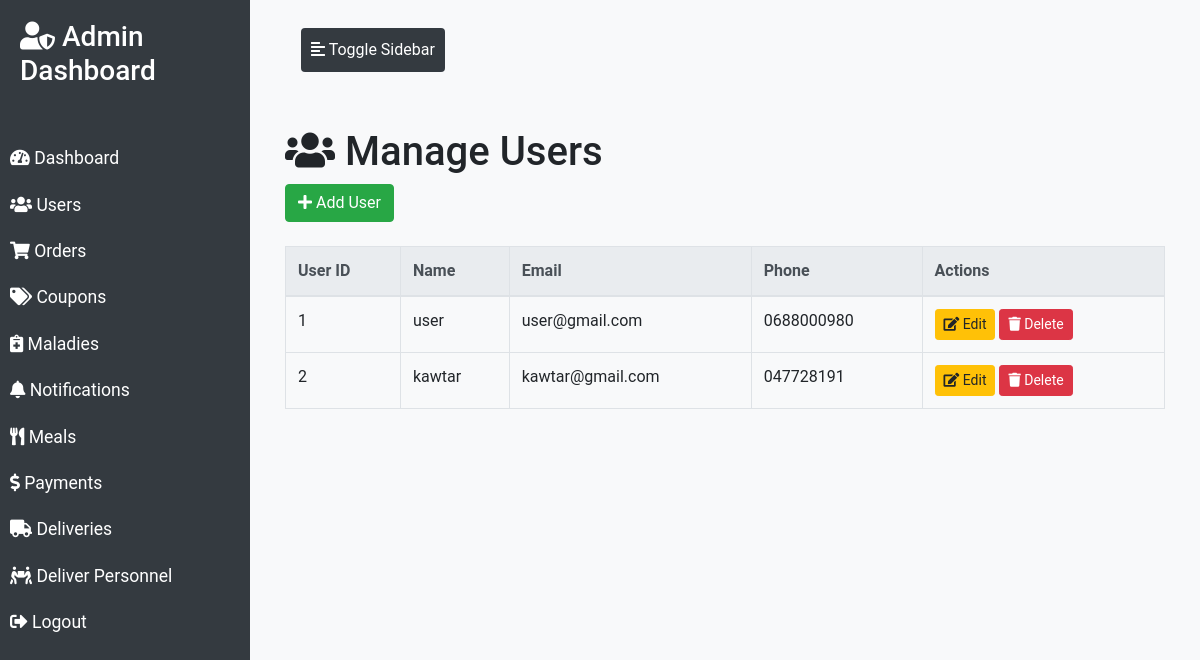
Before: /users.php (signed in) with the older database file.
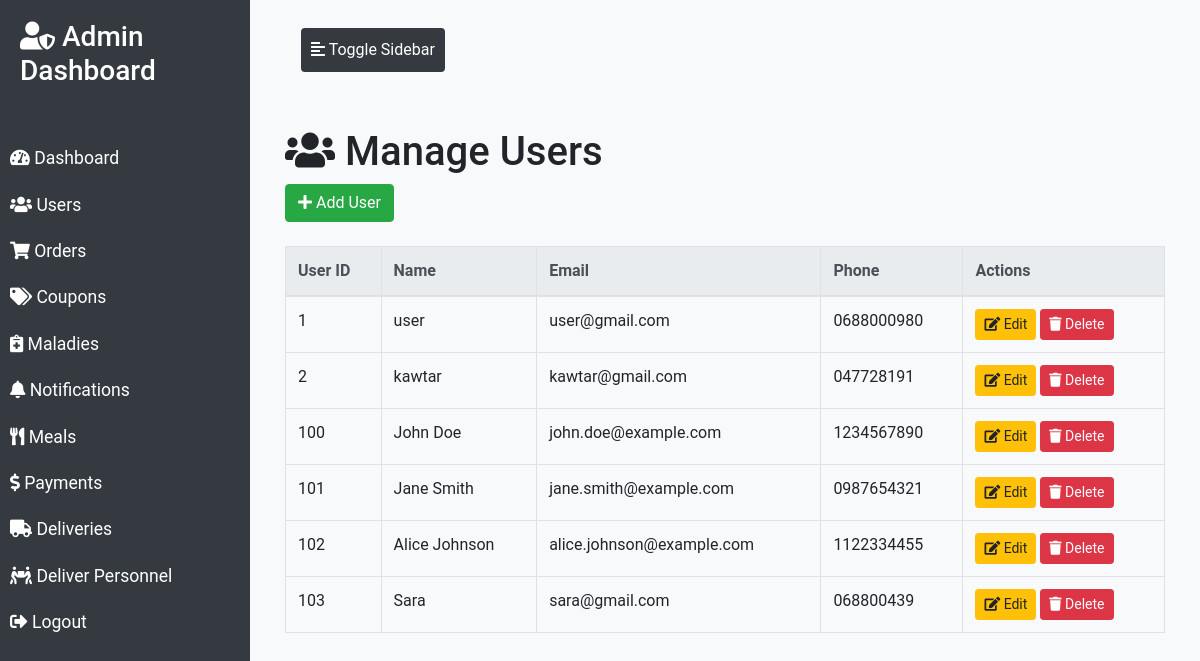
After: the same page with the newer database file.
### tables this page shows
CREATE TABLE `users` (
  `user_id` int(11) NOT NULL,
  `name` varchar(100) DEFAULT NULL,
  `email` varchar(100) DEFAULT NULL,
  `password` varchar(255) DEFAULT NULL,
  `malady_id` int(11) DEFAULT NULL,
  `address_id` int(11) DEFAULT NULL,
  `phone` varchar(15) DEFAULT NULL,
  `created_at` timestamp NOT NULL DEFAULT CURRENT_TIMESTAMP,
  `updated_at` timestamp NOT NULL DEFAULT CURRENT_TIMESTAMP ON UPDATE CURRENT_TIMESTAMP
);

### users.php (the view, shortened to what this page needs)
<?php
require 'config/db.php';
$sql = "SELECT * FROM users";
$result = $conn->query($sql);
?>
<!DOCTYPE html>
<html lang="en">
<head>
    <link rel="stylesheet" href="https://maxcdn.bootstrapcdn.com/bootstrap/4.5.2/css/bootstrap.min.css">
    <link rel="stylesheet" href="https://cdnjs.cloudflare.com/ajax/libs/font-awesome/5.15.4/css/all.min.css">
</head>
<body>
<div class="wrapper">
    <nav id="sidebar">
        <div class="sidebar-header">
            <h3><i class="fas fa-user-shield"></i> Admin Dashboard</h3>
        </div>
        <ul class="list-unstyled components">
            <li><a href="dashboard.php"><i class="fas fa-tachometer-alt"></i> Dashboard</a></li>
            <li><a href="users.php"><i class="fas fa-users"></i> Users</a></li>
            <li><a href="orders.php"><i class="fas fa-shopping-cart"></i> Orders</a></li>
            <li><a href="coupons.php"><i class="fas fa-tags"></i> Coupons</a></li>
            <li><a href="maladies.php"><i class="fas fa-notes-medical"></i> Maladies</a></li>
            <li><a href="notifications.php"><i class="fas fa-bell"></i> Notifications</a></li>
            <li><a href="meals.php"><i class="fas fa-utensils"></i> Meals</a></li>
            <li><a href="payments.php"><i class="fas fa-dollar-sign"></i> Payments</a></li>
            <li><a href="deliveries.php"><i class="fas fa-truck"></i> Deliveries</a></li>
            <li><a href="delivers.php"><i class="fas fa-people-carry"></i> Deliver Personnel</a></li>
            <li><a href="logout.php"><i class="fas fa-sign-out-alt"></i> Logout</a></li>
        </ul>
    </nav>
    <div id="content">
        <nav class="navbar navbar-expand-lg navbar-light bg-light">
            <div class="container-fluid">
                <button type="button" id="sidebarCollapse" class="btn btn-info">
                    <i class="fas fa-align-left"></i>
                    <span>Toggle Sidebar</span>
                </button>
            </div>
        </nav>
        <div class="container mt-5">
            <h1><i class="fas fa-users"></i> Manage Users</h1>
            <button class="btn btn-success mb-4" data-toggle="modal" data-target="#addUserModal"><i class="fas fa-plus"></i> Add User</button>
            <table class="table table-bordered">
                <thead class="thead-light">
                    <tr>
                        <th>User ID</th>
                        <th>Name</th>
                        <th>Email</th>
                        <th>Phone</th>
                        <th>Actions</th>
                    </tr>
                </thead>
                <tbody>
                    <?php while ($row = $result->fetch_assoc()): ?>
                        <tr>
                            <td><?php echo $row['user_id']; ?></td>
                            <td><?php echo $row['name']; ?></td>
                            <td><?php echo $row['email']; ?></td>
                            <td><?php echo $row['phone']; ?></td>
                            <td>
                                <button class="btn btn-sm btn-warning" data-toggle="modal" data-target="#editUserModal<?php echo $row['user_id']; ?>"><i class="fas fa-edit"></i> Edit</button>
                                <a href="users.php?delete_user=<?php echo $row['user_id']; ?>" class="btn btn-sm btn-danger"><i class="fas fa-trash"></i> Delete</a>
                            </td>
                        </tr>
                    <?php endwhile; ?>
                </tbody>
            </table>
        </div>
    </div>
</div>
</body>
</html>

### users.php (style rules this page uses)
body { font-family: 'Roboto', sans-serif; background-color: #f8f9fa; }
.wrapper { display: flex; width: 100%; align-items: stretch; }
#sidebar { min-width: 250px; max-width: 250px; background: #343a40; color: #fff; transition: all 0.3s; }
#sidebar .sidebar-header { padding: 20px; background: #343a40; }
#sidebar ul.components { padding: 20px 0; }
#sidebar ul li a { padding: 10px; font-size: 1.1em; display: block; color: #fff; }
#content { width: 100%; padding: 20px; min-height: 100vh; }
#sidebarCollapse { background: #343a40; border: none; color: #fff; padding: 10px; cursor: pointer; }

Changed rows visible on the page:
added users: user_id "100", name "John Doe", email "john.doe@example.com", phone "1234567890"
added users: user_id "101", name "Jane Smith", email "jane.smith@example.com", phone "0987654321"
added users: user_id "102", name "Alice Johnson", email "alice.johnson@example.com", phone "1122334455"
added users: user_id "103", name "Sara", email "sara@gmail.com", phone "068800439"
